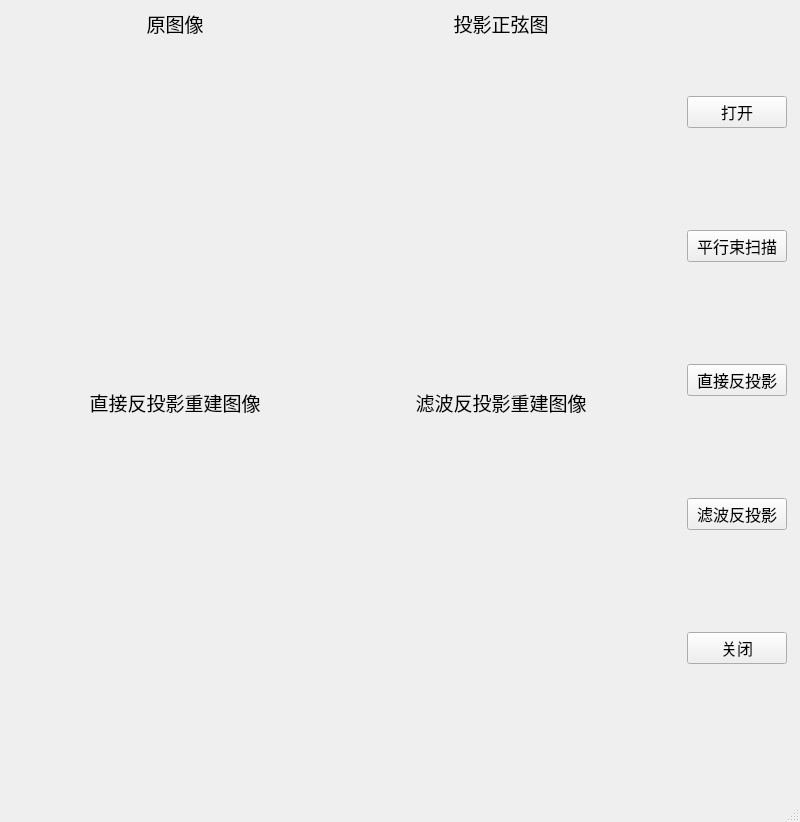
<?xml version="1.0" encoding="UTF-8"?>
<ui version="4.0">
 <class>MainWindow</class>
 <widget class="QMainWindow" name="MainWindow">
  <property name="geometry">
   <rect>
    <x>0</x>
    <y>0</y>
    <width>800</width>
    <height>822</height>
   </rect>
  </property>
  <property name="windowTitle">
   <string>MainWindow</string>
  </property>
  <widget class="QWidget" name="centralwidget">
   <widget class="QWidget" name="layoutWidget">
    <property name="geometry">
     <rect>
      <x>15</x>
      <y>0</y>
      <width>772</width>
      <height>761</height>
     </rect>
    </property>
    <layout class="QHBoxLayout" name="horizontalLayout">
     <item>
      <layout class="QGridLayout" name="gridLayout">
       <item row="0" column="0">
        <widget class="QLabel" name="label">
         <property name="sizePolicy">
          <sizepolicy hsizetype="Preferred" vsizetype="Fixed">
           <horstretch>0</horstretch>
           <verstretch>0</verstretch>
          </sizepolicy>
         </property>
         <property name="font">
          <font>
           <family>Microsoft YaHei</family>
           <pointsize>14</pointsize>
          </font>
         </property>
         <property name="text">
          <string>原图像</string>
         </property>
         <property name="alignment">
          <set>Qt::AlignCenter</set>
         </property>
        </widget>
       </item>
       <item row="0" column="1">
        <widget class="QLabel" name="label_2">
         <property name="font">
          <font>
           <family>Microsoft YaHei</family>
           <pointsize>14</pointsize>
          </font>
         </property>
         <property name="text">
          <string>投影正弦图</string>
         </property>
         <property name="alignment">
          <set>Qt::AlignCenter</set>
         </property>
        </widget>
       </item>
       <item row="1" column="0">
        <widget class="QLabel" name="imglabel1">
         <property name="sizePolicy">
          <sizepolicy hsizetype="Fixed" vsizetype="Fixed">
           <horstretch>0</horstretch>
           <verstretch>0</verstretch>
          </sizepolicy>
         </property>
         <property name="minimumSize">
          <size>
           <width>320</width>
           <height>320</height>
          </size>
         </property>
         <property name="maximumSize">
          <size>
           <width>320</width>
           <height>320</height>
          </size>
         </property>
         <property name="text">
          <string/>
         </property>
         <property name="margin">
          <number>10</number>
         </property>
        </widget>
       </item>
       <item row="1" column="1">
        <widget class="QLabel" name="imglabel2">
         <property name="sizePolicy">
          <sizepolicy hsizetype="Fixed" vsizetype="Fixed">
           <horstretch>0</horstretch>
           <verstretch>0</verstretch>
          </sizepolicy>
         </property>
         <property name="minimumSize">
          <size>
           <width>320</width>
           <height>320</height>
          </size>
         </property>
         <property name="maximumSize">
          <size>
           <width>320</width>
           <height>320</height>
          </size>
         </property>
         <property name="text">
          <string/>
         </property>
         <property name="margin">
          <number>10</number>
         </property>
        </widget>
       </item>
       <item row="2" column="0">
        <widget class="QLabel" name="label_3">
         <property name="font">
          <font>
           <family>Microsoft YaHei</family>
           <pointsize>14</pointsize>
          </font>
         </property>
         <property name="text">
          <string>直接反投影重建图像</string>
         </property>
         <property name="alignment">
          <set>Qt::AlignCenter</set>
         </property>
        </widget>
       </item>
       <item row="2" column="1">
        <widget class="QLabel" name="label_4">
         <property name="sizePolicy">
          <sizepolicy hsizetype="Preferred" vsizetype="Fixed">
           <horstretch>0</horstretch>
           <verstretch>0</verstretch>
          </sizepolicy>
         </property>
         <property name="font">
          <font>
           <family>Microsoft YaHei</family>
           <pointsize>14</pointsize>
          </font>
         </property>
         <property name="text">
          <string>滤波反投影重建图像</string>
         </property>
         <property name="alignment">
          <set>Qt::AlignCenter</set>
         </property>
        </widget>
       </item>
       <item row="3" column="0">
        <widget class="QLabel" name="imglabel3">
         <property name="sizePolicy">
          <sizepolicy hsizetype="Fixed" vsizetype="Fixed">
           <horstretch>0</horstretch>
           <verstretch>0</verstretch>
          </sizepolicy>
         </property>
         <property name="minimumSize">
          <size>
           <width>320</width>
           <height>320</height>
          </size>
         </property>
         <property name="maximumSize">
          <size>
           <width>320</width>
           <height>320</height>
          </size>
         </property>
         <property name="text">
          <string/>
         </property>
        </widget>
       </item>
       <item row="3" column="1">
        <widget class="QLabel" name="imglabel4">
         <property name="sizePolicy">
          <sizepolicy hsizetype="Fixed" vsizetype="Fixed">
           <horstretch>0</horstretch>
           <verstretch>0</verstretch>
          </sizepolicy>
         </property>
         <property name="minimumSize">
          <size>
           <width>320</width>
           <height>320</height>
          </size>
         </property>
         <property name="maximumSize">
          <size>
           <width>320</width>
           <height>320</height>
          </size>
         </property>
         <property name="baseSize">
          <size>
           <width>0</width>
           <height>0</height>
          </size>
         </property>
         <property name="text">
          <string/>
         </property>
         <property name="margin">
          <number>10</number>
         </property>
        </widget>
       </item>
      </layout>
     </item>
     <item>
      <spacer name="verticalSpacer">
       <property name="orientation">
        <enum>Qt::Vertical</enum>
       </property>
       <property name="sizeHint" stdset="0">
        <size>
         <width>20</width>
         <height>40</height>
        </size>
       </property>
      </spacer>
     </item>
     <item>
      <layout class="QVBoxLayout" name="verticalLayout">
       <property name="sizeConstraint">
        <enum>QLayout::SetMinimumSize</enum>
       </property>
       <item>
        <widget class="QPushButton" name="openButton">
         <property name="sizePolicy">
          <sizepolicy hsizetype="Minimum" vsizetype="Fixed">
           <horstretch>0</horstretch>
           <verstretch>0</verstretch>
          </sizepolicy>
         </property>
         <property name="font">
          <font>
           <family>Microsoft YaHei</family>
           <pointsize>12</pointsize>
          </font>
         </property>
         <property name="text">
          <string>打开</string>
         </property>
        </widget>
       </item>
       <item>
        <widget class="QPushButton" name="parallelButton">
         <property name="sizePolicy">
          <sizepolicy hsizetype="Minimum" vsizetype="Fixed">
           <horstretch>0</horstretch>
           <verstretch>0</verstretch>
          </sizepolicy>
         </property>
         <property name="font">
          <font>
           <family>Microsoft YaHei</family>
           <pointsize>12</pointsize>
          </font>
         </property>
         <property name="text">
          <string>平行束扫描</string>
         </property>
        </widget>
       </item>
       <item>
        <widget class="QPushButton" name="reconstructButton">
         <property name="sizePolicy">
          <sizepolicy hsizetype="Minimum" vsizetype="Fixed">
           <horstretch>0</horstretch>
           <verstretch>0</verstretch>
          </sizepolicy>
         </property>
         <property name="font">
          <font>
           <family>Microsoft YaHei</family>
           <pointsize>12</pointsize>
          </font>
         </property>
         <property name="text">
          <string>直接反投影</string>
         </property>
        </widget>
       </item>
       <item>
        <widget class="QPushButton" name="filterReconstructionButton">
         <property name="sizePolicy">
          <sizepolicy hsizetype="Minimum" vsizetype="Fixed">
           <horstretch>0</horstretch>
           <verstretch>0</verstretch>
          </sizepolicy>
         </property>
         <property name="font">
          <font>
           <family>Microsoft YaHei</family>
           <pointsize>12</pointsize>
          </font>
         </property>
         <property name="text">
          <string>滤波反投影</string>
         </property>
        </widget>
       </item>
       <item>
        <widget class="QPushButton" name="closeButton">
         <property name="sizePolicy">
          <sizepolicy hsizetype="Minimum" vsizetype="Fixed">
           <horstretch>0</horstretch>
           <verstretch>0</verstretch>
          </sizepolicy>
         </property>
         <property name="font">
          <font>
           <family>Microsoft YaHei</family>
           <pointsize>12</pointsize>
          </font>
         </property>
         <property name="text">
          <string>关闭</string>
         </property>
        </widget>
       </item>
      </layout>
     </item>
    </layout>
   </widget>
  </widget>
  <widget class="QMenuBar" name="menubar">
   <property name="geometry">
    <rect>
     <x>0</x>
     <y>0</y>
     <width>800</width>
     <height>23</height>
    </rect>
   </property>
  </widget>
  <widget class="QStatusBar" name="statusbar"/>
 </widget>
 <resources/>
 <connections/>
</ui>
